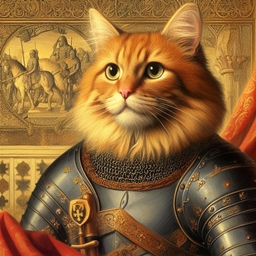
#> input picture knight_cat.png, 256 x 256 px
$ python ImageRotation.py
#> lines starting #> are read from the running program, lines starting #| are printed output that depends on the picture; long printed decimals are rounded
import cv2
import numpy as np
from math import sin, cos, pi, sqrt

# Matrix multiplication between two 2D numPy arrays
def multiply_matrix(A1, A2):
    if A1.shape[1] != A2.shape[0]:
        raise ValueError("Matrix dimensions do not match for multiplication.")
    final_matrix = np.zeros((A1.shape[0], A2.shape[1]))
    for i in range(A1.shape[0]):
        for j in range(A2.shape[1]):
            for k in range(A1.shape[1]):
                final_matrix[i, j] += A1[i, k] * A2[k, j]
    return final_matrix

# Converting float image to uint8
def to_uint8_image(image_float):
    scaled = image_float * 255  # Scaling from 0-1 to 0-255
    result = np.zeros_like(scaled, dtype=np.uint8)
    for i in range(scaled.shape[0]):
        for j in range(scaled.shape[1]):
            for c in range(3):  # Iterating over RGB channels
                val = scaled[i][j][c]
                # Handling out of bounds values
                if val < 0:
                    val = 0
                elif val > 255:
                    val = 255
                result[i][j][c] = int(val)
    return result

# Prompting user for input
rotations = int(input("Enter the number of rotations: "))
#> the answer given: 3
angle = int(input("Enter the angle of rotation: "))
#> the answer given: 3
#> further down, image is the input picture: shape (256, 256, 3); mean B, G, R 53.7, 100.8, 141.4

# Rotating image multiple times
def rotate_image(image, angle, rotations):

#> called with angle = 3, rotations = 3
    rows, cols = image.shape[:2]    # Image dimensions
#> rows = 256; cols = 256
    pixels_in_image = rows * cols   # Total pixels in image
#> pixels_in_image = 65536

    dist_rgbs_absolute = []         # Empty list to store color differences
    dist_rgbs_rounding = []         # Empty list to store pixel rounding errors

    radians = angle * pi / 180      # Converting degrees to radians

    R = np.array([[cos(radians), -sin(radians)], [sin(radians), cos(radians)]])     # Rotation matrix

    # Determining coordinates of the image corners
    corner_points = np.array([
        [-cols / 2, -rows / 2],
        [cols / 2, -rows / 2],
        [cols / 2, rows / 2],
        [-cols / 2, rows / 2]
    ])

    # Rotating cornerpoint to find the new image bounds
    new_corners = multiply_matrix(R, corner_points.T).T     # Changing corner points for dynamic resizing
    min_x, min_y = new_corners.min(axis=0)
#> min_x = -134.5; min_y = -134.5
    max_x, max_y = new_corners.max(axis=0)
#> max_x = 134.5; max_y = 134.5
    new_width = int(round(max_x - min_x))
#> new_width = 269
    new_height = int(round(max_y - min_y))
#> new_height = 269

    # Empty image to store result after rotation
    rotated_image = np.zeros((new_height, new_width, 3), dtype=np.float32)

    # Shift value for translation
    offset_x = new_width // 2
#> offset_x = 134
    offset_y = new_height // 2
#> offset_y = 134

    # Creating a single total rotation for repeated rotations
    total_rotation = rotations * angle  # Calculating the total angle of rotation
    total_radians = total_rotation * pi / 180  # Converting degrees to radians
    R_total = np.array([[cos(total_radians), -sin(total_radians)],
                        [sin(total_radians), cos(total_radians)]])

    # Iterating over every pixel in the original image
    for i in range(rows):
        for j in range(cols):

            # Translating pixel coordinates to be centered around (0, 0)
            relative_pos = np.array([[j - cols / 2], [i - rows / 2]])

            # Applying the rotation matrix
            rotated_pos = multiply_matrix(R_total, relative_pos)

            # Translating coordinates back to original image space
            displayed_x = int(rotated_pos[0, 0] + offset_x)
            displayed_y = int(rotated_pos[1, 0] + offset_y)
            actual_x = rotated_pos[0, 0] + offset_x
            actual_y = rotated_pos[1, 0] + offset_y

            # Checking if new pixel position is inside the image bounds
            if 0 <= displayed_x < new_width and 0 <= displayed_y < new_height:
                # Calculate pixel rounding error between float and integer position
                rounding_difference = sqrt((actual_x - displayed_x) ** 2 + (actual_y - displayed_y) ** 2)
                dist_rgbs_rounding.append(rounding_difference)

                # Only computing color error if the destination pixel is inside the original bounds
                if 0 <= i < rotated_image.shape[0] and 0 <= j < rotated_image.shape[1]:
                    RGB_difference = sqrt(
                        (image[i][j][2] - rotated_image[displayed_y][displayed_x][2]) ** 2 +
                        (image[i][j][1] - rotated_image[displayed_y][displayed_x][1]) ** 2 +
                        (image[i][j][0] - rotated_image[displayed_y][displayed_x][0]) ** 2)
                    dist_rgbs_absolute.append(RGB_difference)

                # Assign original pixel color to the rotated position
                rotated_image[displayed_y, displayed_x] = image[i, j]
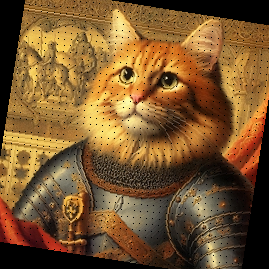
#> rotated_image: shape (269, 269, 3) float32; mean B, G, R 0.182, 0.342, 0.479

    # Average absolute color error per pixel
    absolute_error = sum(dist_rgbs_absolute) / pixels_in_image

    # Average rounding error per pixel
    rounding_error = sum(dist_rgbs_rounding) / (pixels_in_image * rotations)

    return rotated_image, absolute_error, rounding_error

# Loading the image again
image = cv2.imread("knight_cat.png")

# Normalizing between to float range for precise calculations
image_float = image / 255.0

# Performing the rotation
rotated, absolute_error, rounding_error = rotate_image(image_float, angle, rotations)

# Printing the errors to the console
print(f"Absolute error: {absolute_error:.3f}")
#| Absolute error: 0.688
print(f"Pixel rounding error: {rounding_error:.3f}")
#| Pixel rounding error: 0.248
print(f"# Rotations * Pixel Displacement: {rotations * rounding_error}")
#| # Rotations * Pixel Displacement: 0.7453

# Converting to a displayable format
rotated_display = to_uint8_image(rotated)

label = f"{rotations} rotations, {angle} degrees"
cv2.imshow(label, rotated_display)

# Waiting for key to be pressed to close all the windows
key = cv2.waitKey(0)
#> (key Esc is pressed here)

# Closes all windows
cv2.destroyAllWindows()
